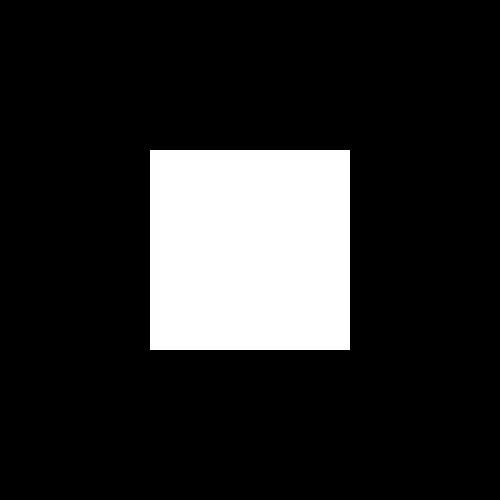
#> input picture Projects/Images/Extração/square.jpeg, 500 x 500 px
$ python formats.py
#> lines starting #> are read from the running program, lines starting #| are printed output that depends on the picture; after the words box and inside, x2 and y2 are one past the last pixel; in counts of white or black regions, pixels touching at a corner belong together
import cv2
from pathlib import Path

path = Path().absolute().parent.parent.parent

square = cv2.imread(f"{path}/Images/Extração/square.jpeg")
#> square is the input picture: shape (500, 500, 3); min 0, max 255, mean 40.8
triangle = cv2.imread(f"{path}/Images/Extração/triangle.jpeg")
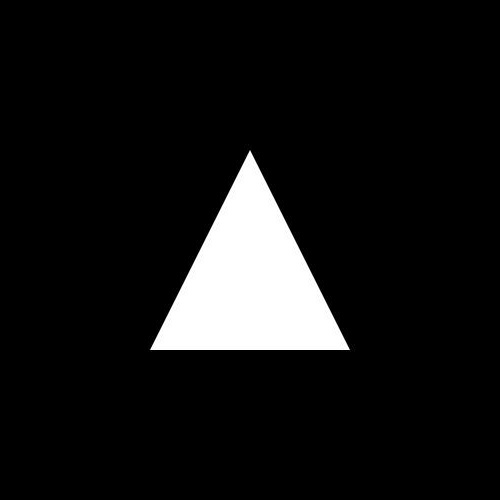
#> input picture Projects/Images/Extração/triangle.jpeg, 500 x 500 px
#> triangle is the input picture: shape (500, 500, 3); min 0, max 255, mean 20.4
circle = cv2.imread(f"{path}/Images/Extração/circle.jpeg")
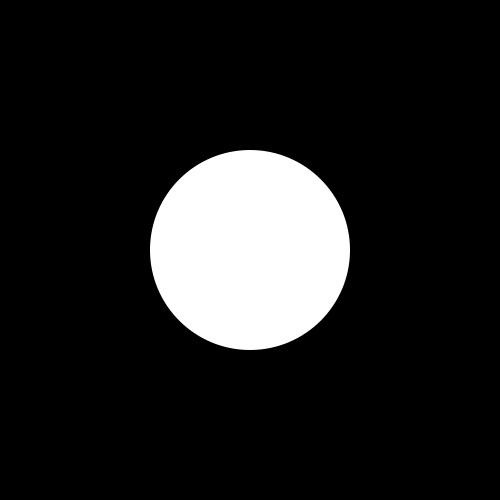
#> input picture Projects/Images/Extração/circle.jpeg, 500 x 500 px
#> circle is the input picture: shape (500, 500, 3); min 0, max 255, mean 32

# Passando para escala de cinza, binária e canny:
gray = cv2.cvtColor(circle, cv2.COLOR_BGR2GRAY)
_, binary = cv2.threshold(gray, 127, 255, (cv2.THRESH_BINARY))
#> binary: shape (500, 500); 12.6% white; 1 white region, box (x1, y1, x2, y2) and area: (150, 150, 350, 350) 31428
canny = cv2.Canny(binary, 200, 250)
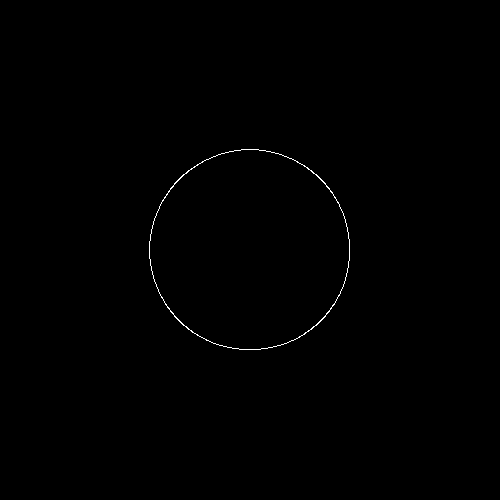
#> canny: shape (500, 500); 0.26% white in thin lines or dots, all inside (x1, y1, x2, y2) = (149, 149, 350, 350)

# Primeira forma para encontrar área e perímetro:
contours, hierarchy = cv2.findContours(binary, cv2.RETR_TREE, cv2.CHAIN_APPROX_SIMPLE)
#> contours = 1 contour; box (x1, y1, x2, y2) and area: (150, 150, 350, 350) 31145
area = cv2.contourArea(contours[0])
#> area = 31145
perimetro = cv2.arcLength(contours[0], True)
#> perimetro = 660.1

print("Área: ", area)
#| Área:  31145.0
print("Perímetro: {:.2f}" .format(perimetro))
#| Perímetro: 660.10

# Segunda forma para encontrar área e perímetro:
area = 0
perimetro = 0
for x in range (0, binary.shape[0]):
    for y in range (0, binary.shape[1]):
        if binary [x, y] == 255:
            area += 1

        if canny[x, y] == 255:
            perimetro += 1
#> after the loop, area = 31428; perimetro = 660

print("\nContagem área: ", area)
#| Contagem área:  31428
print("Contagem perímetro: ", perimetro)
#| Contagem perímetro:  660


cv2.waitKey()
cv2.destroyAllWindows()
